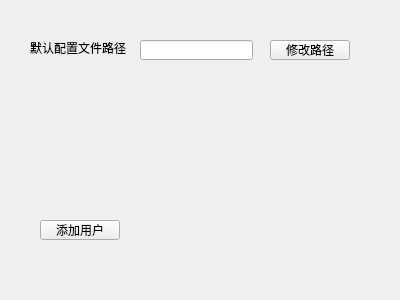
<?xml version="1.0" encoding="UTF-8"?>
<ui version="4.0">
 <class>QFormOptions</class>
 <widget class="QWidget" name="QFormOptions">
  <property name="geometry">
   <rect>
    <x>0</x>
    <y>0</y>
    <width>400</width>
    <height>300</height>
   </rect>
  </property>
  <property name="windowTitle">
   <string>Form</string>
  </property>
  <widget class="QLabel" name="label">
   <property name="geometry">
    <rect>
     <x>30</x>
     <y>40</y>
     <width>101</width>
     <height>16</height>
    </rect>
   </property>
   <property name="text">
    <string>默认配置文件路径</string>
   </property>
  </widget>
  <widget class="QLineEdit" name="lineEdit_Path">
   <property name="geometry">
    <rect>
     <x>140</x>
     <y>40</y>
     <width>113</width>
     <height>20</height>
    </rect>
   </property>
  </widget>
  <widget class="QPushButton" name="pushButton">
   <property name="geometry">
    <rect>
     <x>270</x>
     <y>40</y>
     <width>80</width>
     <height>20</height>
    </rect>
   </property>
   <property name="text">
    <string>修改路径</string>
   </property>
  </widget>
  <widget class="QPushButton" name="pushButton_2">
   <property name="geometry">
    <rect>
     <x>40</x>
     <y>220</y>
     <width>80</width>
     <height>20</height>
    </rect>
   </property>
   <property name="text">
    <string>添加用户</string>
   </property>
  </widget>
 </widget>
 <resources/>
 <connections/>
</ui>
